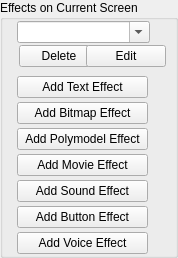
    <widget class="QGroupBox" name="IDC_STATIC_6">
      <property name="geometry">
        <rect>
          <x>729</x>
          <y>219</y>
          <width>178</width>
          <height>258</height>
        </rect>
      </property>
      <property name="title">
        <string>Effects on Current Screen</string>
      </property>
      <property name="visible">
        <bool>true</bool>
      </property>
      <property name="enabled">
        <bool>true</bool>
      </property>
      <property name="flat">
        <bool>false</bool>
      </property>
      <widget class="QComboBox" name="IDC_BRIEF_EFFECT_LIST">
        <property name="maxVisibleItems">
          <number>11</number>
        </property>
        <property name="geometry">
          <rect>
            <x>17</x>
            <y>21</y>
            <width>133</width>
            <height>22</height>
          </rect>
        </property>
        <property name="visible">
          <bool>true</bool>
        </property>
        <property name="enabled">
          <bool>true</bool>
        </property>
        <property name="editable">
          <bool>true</bool>
        </property>
      </widget>
      <widget class="QPushButton" name="IDC_BRIEF_EFFECT_DEL">
        <property name="geometry">
          <rect>
            <x>19</x>
            <y>45</y>
            <width>80</width>
            <height>22</height>
          </rect>
        </property>
        <property name="text">
          <string>Delete</string>
        </property>
        <property name="visible">
          <bool>true</bool>
        </property>
        <property name="enabled">
          <bool>true</bool>
        </property>
        <property name="default">
          <bool>false</bool>
        </property>
        <property name="autoDefault">
          <bool>false</bool>
        </property>
      </widget>
      <widget class="QPushButton" name="IDC_BRIEF_EFFECT_EDIT">
        <property name="geometry">
          <rect>
            <x>86</x>
            <y>45</y>
            <width>80</width>
            <height>22</height>
          </rect>
        </property>
        <property name="text">
          <string>Edit</string>
        </property>
        <property name="visible">
          <bool>true</bool>
        </property>
        <property name="enabled">
          <bool>true</bool>
        </property>
        <property name="default">
          <bool>false</bool>
        </property>
        <property name="autoDefault">
          <bool>false</bool>
        </property>
      </widget>
      <widget class="QPushButton" name="IDC_BRIEF_EFFECT_TEXT">
        <property name="geometry">
          <rect>
            <x>17</x>
            <y>76</y>
            <width>131</width>
            <height>22</height>
          </rect>
        </property>
        <property name="text">
          <string>Add Text Effect</string>
        </property>
        <property name="visible">
          <bool>true</bool>
        </property>
        <property name="enabled">
          <bool>true</bool>
        </property>
        <property name="default">
          <bool>false</bool>
        </property>
        <property name="autoDefault">
          <bool>false</bool>
        </property>
      </widget>
      <widget class="QPushButton" name="IDC_BRIEF_EFFECT_BITMAP">
        <property name="geometry">
          <rect>
            <x>17</x>
            <y>102</y>
            <width>131</width>
            <height>22</height>
          </rect>
        </property>
        <property name="text">
          <string>Add Bitmap Effect</string>
        </property>
        <property name="visible">
          <bool>true</bool>
        </property>
        <property name="enabled">
          <bool>true</bool>
        </property>
        <property name="default">
          <bool>false</bool>
        </property>
        <property name="autoDefault">
          <bool>false</bool>
        </property>
      </widget>
      <widget class="QPushButton" name="IDC_BRIEF_EFFECT_POLYMODEL">
        <property name="geometry">
          <rect>
            <x>17</x>
            <y>128</y>
            <width>131</width>
            <height>22</height>
          </rect>
        </property>
        <property name="text">
          <string>Add Polymodel Effect</string>
        </property>
        <property name="visible">
          <bool>true</bool>
        </property>
        <property name="enabled">
          <bool>true</bool>
        </property>
        <property name="default">
          <bool>false</bool>
        </property>
        <property name="autoDefault">
          <bool>false</bool>
        </property>
      </widget>
      <widget class="QPushButton" name="IDC_BRIEF_EFFECT_MOVIE">
        <property name="geometry">
          <rect>
            <x>17</x>
            <y>154</y>
            <width>131</width>
            <height>22</height>
          </rect>
        </property>
        <property name="text">
          <string>Add Movie Effect</string>
        </property>
        <property name="visible">
          <bool>true</bool>
        </property>
        <property name="enabled">
          <bool>true</bool>
        </property>
        <property name="default">
          <bool>false</bool>
        </property>
        <property name="autoDefault">
          <bool>false</bool>
        </property>
      </widget>
      <widget class="QPushButton" name="IDC_BRIEF_EFFECT_SOUND">
        <property name="geometry">
          <rect>
            <x>17</x>
            <y>180</y>
            <width>131</width>
            <height>22</height>
          </rect>
        </property>
        <property name="text">
          <string>Add Sound Effect</string>
        </property>
        <property name="visible">
          <bool>true</bool>
        </property>
        <property name="enabled">
          <bool>true</bool>
        </property>
        <property name="default">
          <bool>false</bool>
        </property>
        <property name="autoDefault">
          <bool>false</bool>
        </property>
      </widget>
      <widget class="QPushButton" name="IDC_BRIEF_EFFECT_BUTTON">
        <property name="geometry">
          <rect>
            <x>17</x>
            <y>206</y>
            <width>131</width>
            <height>22</height>
          </rect>
        </property>
        <property name="text">
          <string>Add Button Effect</string>
        </property>
        <property name="visible">
          <bool>true</bool>
        </property>
        <property name="enabled">
          <bool>true</bool>
        </property>
        <property name="default">
          <bool>false</bool>
        </property>
        <property name="autoDefault">
          <bool>false</bool>
        </property>
      </widget>
      <widget class="QPushButton" name="IDC_BRIEF_EFFECT_VOICE">
        <property name="geometry">
          <rect>
            <x>17</x>
            <y>232</y>
            <width>131</width>
            <height>22</height>
          </rect>
        </property>
        <property name="text">
          <string>Add Voice Effect</string>
        </property>
        <property name="visible">
          <bool>true</bool>
        </property>
        <property name="enabled">
          <bool>true</bool>
        </property>
        <property name="default">
          <bool>false</bool>
        </property>
        <property name="autoDefault">
          <bool>false</bool>
        </property>
      </widget>
    </widget>
